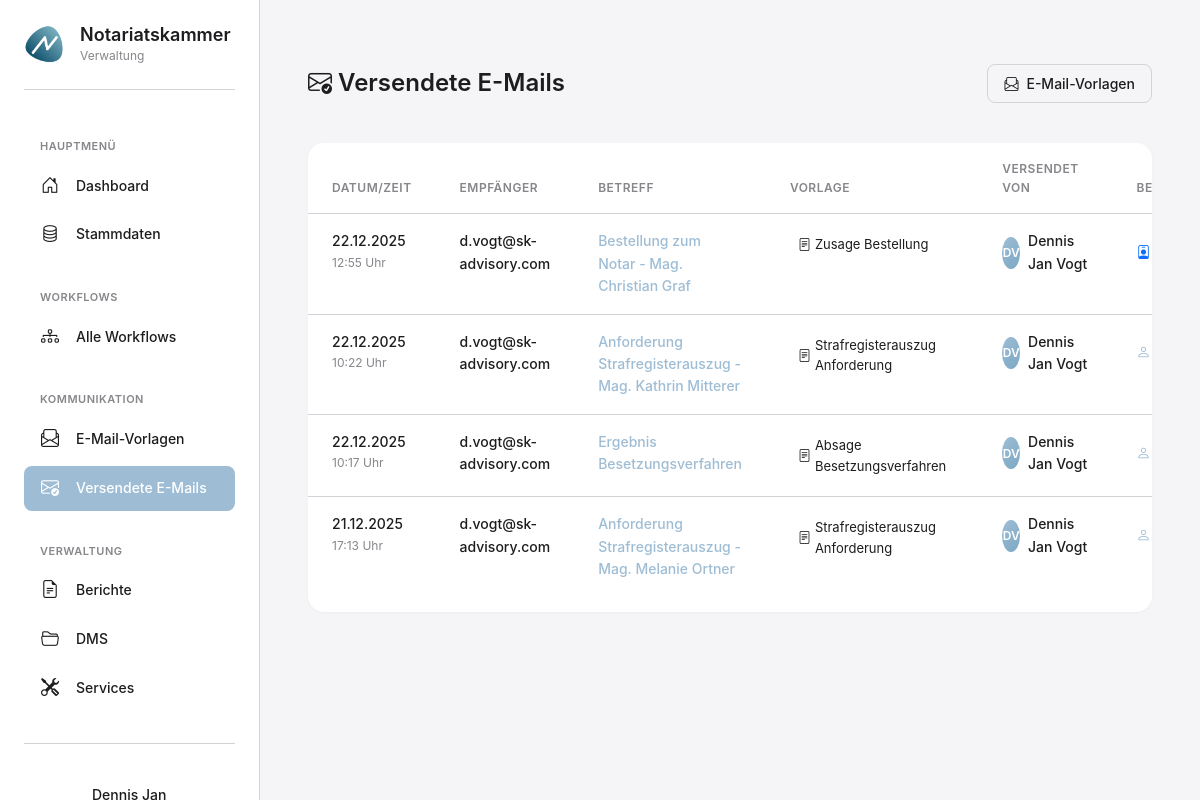
Before: /emails/gesendet/ (signed in) with the older database file.
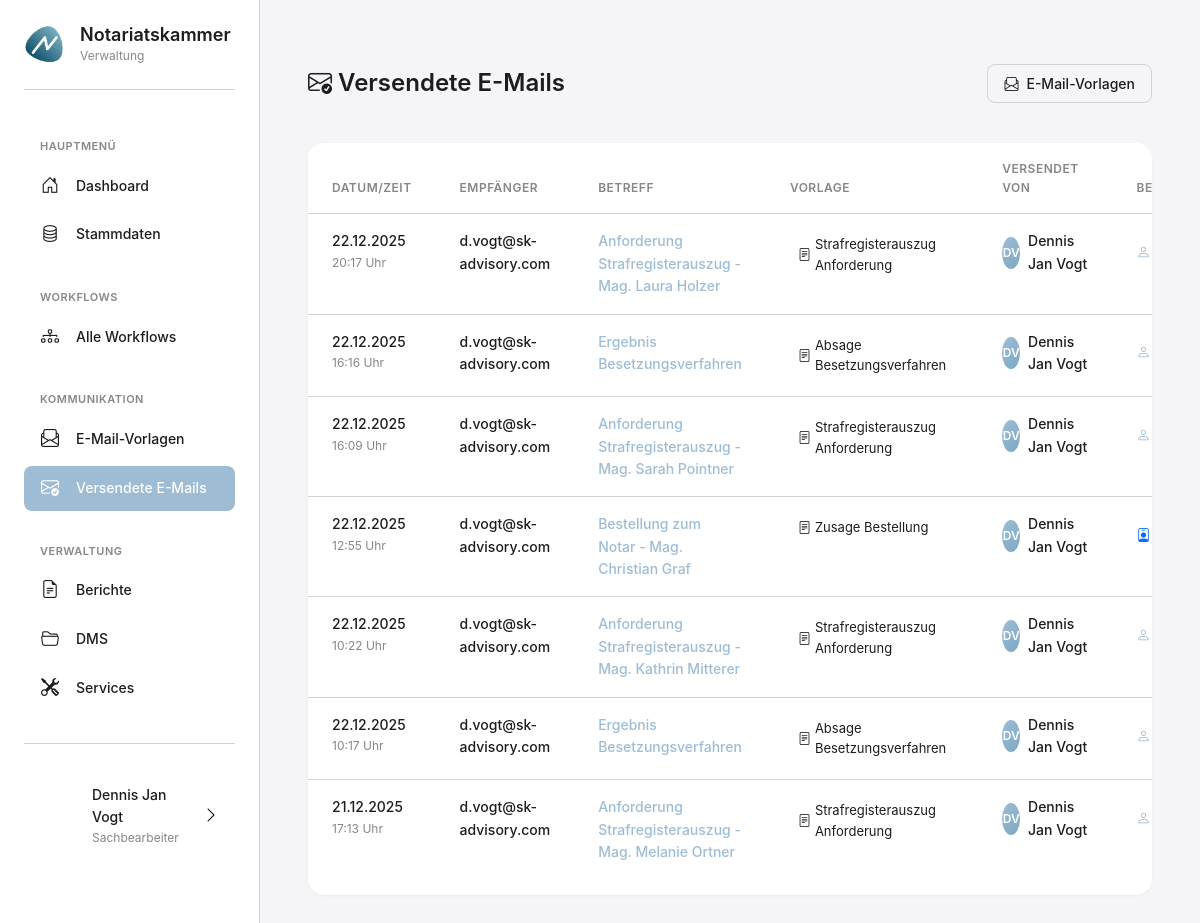
After: the same page with the newer database file.
### apps/emails/models.py (models this page shows, shortened)
class GesendeteEmail(models.Model):
    vorlage = models.ForeignKey(
        EmailVorlage,
        on_delete=models.SET_NULL,
        null=True,
        blank=True,
        verbose_name='Verwendete Vorlage'
    )
    gesendet_von = models.ForeignKey(
        settings.AUTH_USER_MODEL,
        on_delete=models.SET_NULL,
        null=True,
        verbose_name='Gesendet von'
    )
    empfaenger = models.EmailField(verbose_name='Empfänger')
    cc_empfaenger = models.CharField(
        max_length=500,
        blank=True,
        verbose_name='CC-Empfänger'
    )
    betreff = models.CharField(max_length=200, verbose_name='Betreff')
    nachricht = models.TextField(verbose_name='Nachricht')
    notar = models.ForeignKey(
        'personen.Notar',
        on_delete=models.SET_NULL,
        null=True,
        blank=True,
        related_name='gesendete_emails',
        verbose_name='Notar'
    )
    anwaerter = models.ForeignKey(
        'personen.NotarAnwaerter',
        on_delete=models.SET_NULL,
        null=True,
        blank=True,
        related_name='gesendete_emails',
        verbose_name='Kandidat'
    )
    anhaenge = models.ManyToManyField(
        'services.Dokument',
        blank=True,
        related_name='versendungen',
        verbose_name='Anhänge'
    )
    service_ausfuehrung = models.ForeignKey(
        'services.ServiceAusfuehrung',
        on_delete=models.SET_NULL,
        null=True,
        blank=True,
        related_name='gesendete_emails',
        verbose_name='Service-Ausführung'
    )
    erfolgreich = models.BooleanField(
        default=True,
        verbose_name='Erfolgreich gesendet'
    )
    fehler = models.TextField(
        blank=True,
        verbose_name='Fehlermeldung'
    )
    gesendet_am = models.DateTimeField(auto_now_add=True, verbose_name='Gesendet am')
    class Meta:
        verbose_name = 'Gesendete E-Mail'
        verbose_name_plural = 'Gesendete E-Mails'
        ordering = ['-gesendet_am']

class EmailVorlage(models.Model):
    KATEGORIE_CHOICES = [
        ('strafregister', 'Strafregisterauszug'),
        ('bestellung', 'Bestellungsverfahren'),
        ('zulassung', 'Zulassungsverfahren'),
        ('aufsicht', 'Aufsichtsangelegenheiten'),
        ('allgemein', 'Allgemein'),
        ('sonstiges', 'Sonstiges'),
    ]
    name = models.CharField(
        max_length=200,
        verbose_name='Name der Vorlage',
        help_text='z.B. "Anfrage Strafregisterauszug"'
    )
    workflow_typ = models.ForeignKey(
        'workflows.WorkflowTyp',
        on_delete=models.SET_NULL,
        null=True,
        blank=True,
        related_name='email_vorlagen',
        verbose_name='Workflow-Typ',
        help_text='Zuordnung zu einem Workflow (leer = Allgemeine Vorlage)'
    )
    kategorie = models.CharField(
        max_length=50,
        choices=KATEGORIE_CHOICES,
        default='allgemein',
        verbose_name='Kategorie'
    )
    betreff = models.CharField(
        max_length=200,
        verbose_name='E-Mail-Betreff'
    )
    nachricht = models.TextField(
        verbose_name='E-Mail-Text',
        help_text='Platzhalter: {vorname}, {nachname}, {titel}, {notar_id}, {anwaerter_id}, {notarstelle}'
    )
    standard_empfaenger = models.EmailField(
        verbose_name='Standard-Empfänger',
        help_text='Standard-E-Mail-Adresse, an die diese Vorlage gesendet wird'
    )
    cc_empfaenger = models.CharField(
        max_length=500,
        blank=True,
        verbose_name='CC-Empfänger',
        help_text='Mehrere E-Mail-Adressen mit Komma trennen'
    )
    ist_aktiv = models.BooleanField(
        default=True,
        verbose_name='Aktiv'
    )
    standard_anhaenge = models.ManyToManyField(
        'services.Dokument',
        blank=True,
        related_name='email_vorlagen',
        verbose_name='Standard-Anhänge',
        help_text='Dokumente die standardmäßig angehängt werden'
    )
    erstellt_am = models.DateTimeField(auto_now_add=True)
    aktualisiert_am = models.DateTimeField(auto_now=True)
    class Meta:
        verbose_name = 'E-Mail-Vorlage'
        verbose_name_plural = 'E-Mail-Vorlagen'
        ordering = ['kategorie', 'name']

### apps/benutzer/models.py (models this page shows, shortened)
class KammerBenutzer(AbstractUser):
    ROLLEN = [
        ('admin', 'Administrator'),
        ('sachbearbeiter', 'Sachbearbeiter'),
        ('leitung', 'Leitung'),
    ]
    rolle = models.CharField(
        max_length=20,
        choices=ROLLEN,
        default='sachbearbeiter',
        verbose_name='Rolle'
    )
    abteilung = models.CharField(
        max_length=100,
        blank=True,
        verbose_name='Abteilung',
        help_text='z.B. "Zulassungen", "Aufsicht", "Allgemein"'
    )
    telefon = models.CharField(
        max_length=50,
        blank=True,
        verbose_name='Telefon'
    )
    profilbild = models.ImageField(
        upload_to='profilbilder/',
        blank=True,
        null=True,
        verbose_name='Profilbild',
        help_text='Profilbild des Benutzers'
    )
    class Meta:
        verbose_name = 'Kammermitarbeiter'
        verbose_name_plural = 'Kammermitarbeiter'
        ordering = ['last_name', 'first_name']

### apps/emails/views.py (the view)
# urls.py: path('gesendet/', views.gesendete_emails_view, name='gesendete_emails'),
@login_required
def gesendete_emails_view(request):
    emails = GesendeteEmail.objects.select_related(
        'vorlage', 'gesendet_von', 'notar', 'anwaerter'
    ).order_by('-gesendet_am')
    stats = {
        'total': emails.count(),
        'erfolgreich': emails.filter(erfolgreich=True).count(),
        'fehlgeschlagen': emails.filter(erfolgreich=False).count(),
    }
    context = {
        'emails': emails,
        'stats': stats,
    }
    return render(request, 'emails/gesendete_emails.html', context)

### templates/emails/gesendete_emails.html (shortened to what this page needs)
{% extends 'base_modern.html' %}
{% load static %}
{% block content %}
<div style="display: flex; align-items: center; justify-content: space-between; padding: 16px 0; margin-bottom: 24px;">
    <div>
        <h1 style="font-size: 24px; font-weight: 600; margin: 0;">
            <i class="bi bi-envelope-check"></i> Versendete E-Mails
        </h1>
    </div>
    <div>
        <a href="{% url 'vorlagen_liste' %}" class="btn btn-secondary" style="padding: 8px 16px;">
            <i class="bi bi-envelope-paper"></i>
            E-Mail-Vorlagen
        </a>
    </div>
</div>
<div class="table-container">
    <table class="table">
        <thead>
            <tr>
                <th>Datum/Zeit</th>
                <th>Empfänger</th>
                <th>Betreff</th>
                <th>Vorlage</th>
                <th>Versendet von</th>
                <th>Bezug</th>
            </tr>
        </thead>
        <tbody>
            {% if emails %}
                {% for email in emails %}
                <tr>
                    <td>
                        <div style="font-weight: 500;">
                            {{ email.gesendet_am|date:"d.m.Y" }}
                        </div>
                        <div style="font-size: 12px; color: var(--text-secondary);">
                            {{ email.gesendet_am|date:"H:i" }} Uhr
                        </div>
                    </td>
                    <td>
                        <div style="font-weight: 500;">
                            {{ email.empfaenger }}
                        </div>
                    </td>
                    <td>
                        <div style="max-width: 300px;">
                            <a href="{% url 'gesendete_email_detail' email_id=email.id %}" style="text-decoration: none; color: var(--primary-color); font-weight: 500;">
                                {{ email.betreff|truncatechars:60 }}
                            </a>
                        </div>
                    </td>
                    <td>
                        {% if email.vorlage %}
                            <span style="display: inline-flex; align-items: center; gap: 4px; padding: 4px 8px; background-color: var(--bg-secondary); border-radius: 4px; font-size: 13px;">
                                <i class="bi bi-file-text"></i>
                                {{ email.vorlage.name }}
                            </span>
                        {% else %}
                            <span style="color: var(--text-secondary); font-size: 13px;">
                                <i class="bi bi-pencil"></i> Manuell
                            </span>
                        {% endif %}
                    </td>
                    <td>
                        <div style="display: flex; align-items: center; gap: 8px;">
                            <div style="width: 32px; height: 32px; border-radius: 50%; background: linear-gradient(135deg, var(--primary-color), #7BA8C4); display: flex; align-items: center; justify-content: center; color: white; font-weight: 600; font-size: 12px;">
                                {{ email.gesendet_von.first_name.0|default:email.gesendet_von.username.0|upper }}{{ email.gesendet_von.last_name.0|default:""|upper }}
                            </div>
                            <div>
                                <div style="font-weight: 500; font-size: 14px;">
                                    {{ email.gesendet_von.get_full_name|default:email.gesendet_von.username }}
                                </div>
                            </div>
                        </div>
                    </td>
                    <td>
                        {% if email.notar %}
                            <a href="{% url 'notar_detail' notar_id=email.notar.notar_id %}" style="display: inline-flex; align-items: center; gap: 4px; text-decoration: none;">
                                <i class="bi bi-person-badge" style="color: var(--primary-orange);"></i>
                            </a>
                        {% elif email.anwaerter %}
                            <a href="{% url 'anwaerter_detail' anwaerter_id=email.anwaerter.anwaerter_id %}" style="display: inline-flex; align-items: center; gap: 4px; text-decoration: none;">
                                <i class="bi bi-person" style="color: var(--secondary-blue);"></i>
                            </a>
                        {% else %}
                            <span style="color: var(--text-secondary); font-size: 13px;">-</span>
                        {% endif %}
                    </td>
                </tr>
                {% endfor %}
            {% endif %}
        </tbody>
    </table>
</div>
{% endblock %}

### templates/base_modern.html (shortened to what this page needs)
{% load static %}
<!DOCTYPE html>
<html lang="de">
<head>
    <link href="https://cdn.jsdelivr.net/npm/bootstrap@5.3.0/dist/css/bootstrap.min.css" rel="stylesheet">
    <link rel="stylesheet" href="https://cdn.jsdelivr.net/npm/bootstrap-icons@1.11.3/font/bootstrap-icons.min.css">
    <link rel="stylesheet" href="{% static 'css/modern-style.css' %}">
</head>
<body>
    <aside class="sidebar">
        <a href="{% url 'dashboard' %}" class="sidebar-logo" style="text-decoration: none; color: inherit; cursor: pointer;">
            <div class="sidebar-logo-icon">
                <img src="{% static 'images/logo.png' %}" alt="Notariatskammer Logo" style="width: 100%; height: 100%; object-fit: contain;">
            </div>
            <div class="sidebar-logo-text">
                <h1>Notariatskammer</h1>
                <p>Verwaltung</p>
            </div>
        </a>
        <nav class="sidebar-nav">
            <div class="sidebar-nav-section">
                <div class="sidebar-nav-section-title">Hauptmenü</div>
                <ul>
                    <li class="sidebar-nav-item">
                        <a href="{% url 'dashboard' %}" class="sidebar-nav-link {% if request.resolver_match.url_name == 'dashboard' %}active{% endif %}">
                            <i class="bi bi-house-door"></i>
                            <span>Dashboard</span>
                        </a>
                    </li>
                    <li class="sidebar-nav-item">
                        <button type="button" class="sidebar-nav-link {% if 'stammdaten' in request.path %}active{% endif %}" onclick="openStammdatenModal()">
                            <i class="bi bi-database"></i>
                            <span>Stammdaten</span>
                        </button>
                    </li>
                </ul>
            </div>
            <div class="sidebar-nav-section">
                <div class="sidebar-nav-section-title">Workflows</div>
                <ul>
                    <li class="sidebar-nav-item">
                        <a href="{% url 'workflow_liste' %}" class="sidebar-nav-link {% if 'workflows' in request.path and 'workflow_liste' in request.resolver_match.url_name %}active{% endif %}">
                            <i class="bi bi-diagram-3"></i>
                            <span>Alle Workflows</span>
                        </a>
                    </li>
                </ul>
            </div>
            <div class="sidebar-nav-section">
                <div class="sidebar-nav-section-title">Kommunikation</div>
                <ul>
                    <li class="sidebar-nav-item">
                        <a href="{% url 'vorlagen_liste' %}" class="sidebar-nav-link {% if 'vorlagen' in request.path %}active{% endif %}">
                            <i class="bi bi-envelope-paper"></i>
                            <span>E-Mail-Vorlagen</span>
                        </a>
                    </li>
                    <li class="sidebar-nav-item">
                        <a href="{% url 'gesendete_emails' %}" class="sidebar-nav-link {% if 'gesendete_emails' in request.resolver_match.url_name %}active{% endif %}">
                            <i class="bi bi-envelope-check"></i>
                            <span>Versendete E-Mails</span>
                        </a>
                    </li>
                </ul>
            </div>
            <div class="sidebar-nav-section">
                <div class="sidebar-nav-section-title">Verwaltung</div>
                <ul>
                    <li class="sidebar-nav-item">
                        <a href="{% url 'berichte_uebersicht' %}" class="sidebar-nav-link {% if 'berichte' in request.path %}active{% endif %}">
                            <i class="bi bi-file-earmark-text"></i>
                            <span>Berichte</span>
                        </a>
                    </li>
                    <li class="sidebar-nav-item">
                        <a href="/dms/" class="sidebar-nav-link {% if 'dms' in request.path %}active{% endif %}">
                            <i class="bi bi-folder2-open"></i>
                            <span>DMS</span>
                        </a>
                    </li>
                    <li class="sidebar-nav-item">
                        <a href="{% url 'service_katalog' %}" class="sidebar-nav-link {% if 'services' in request.path %}active{% endif %}">
                            <i class="bi bi-tools"></i>
                            <span>Services</span>
                        </a>
                    </li>
                </ul>
            </div>
        </nav>
        <div class="user-menu">
            <button class="user-menu-button" type="button" onclick="toggleUserProfileMenu(event)">
                <div class="user-avatar" {% if user.profilbild %}style="background-image: url('{{ user.profilbild.url }}'); background-size: cover; background-position: center; font-size: 0;"{% endif %}>
                </div>
                <div class="user-info">
                    <div class="user-name">{{ user.get_full_name|default:user.username }}</div>
                    <div class="user-role">{{ user.get_rolle_display|default:"Benutzer" }}</div>
                </div>
                <i class="bi bi-chevron-right"></i>
            </button>
        </div>
    </aside>
    <main class="main-content">
        {% block content %}{% endblock %}
    </main>
</body>
</html>

Changed rows visible on the page:
now on this page (row unchanged): KammerBenutzer: get_full_name "Dennis Jan Vogt", rolle "Sachbearbeiter"
added GesendeteEmail: gesendet_am "22.12.2025", gesendet_am "20:17", empfaenger "d.vogt@sk-advisory.com", betreff "Anforderung Strafregisterauszug - Mag. Laura Holzer", vorlage.name "Strafregisterauszug Anforderung", gesendet_von.first_name.0 "D", gesendet_von.last_name.0 "V", gesendet_von.get_full_name "Dennis Jan Vogt"
added GesendeteEmail: gesendet_am "22.12.2025", gesendet_am "16:16", empfaenger "d.vogt@sk-advisory.com", betreff "Ergebnis Besetzungsverfahren", vorlage.name "Absage Besetzungsverfahren", gesendet_von.first_name.0 "D", gesendet_von.last_name.0 "V", gesendet_von.get_full_name "Dennis Jan Vogt"
added GesendeteEmail: gesendet_am "22.12.2025", gesendet_am "16:09", empfaenger "d.vogt@sk-advisory.com", betreff "Anforderung Strafregisterauszug - Mag. Sarah Pointner", vorlage.name "Strafregisterauszug Anforderung", gesendet_von.first_name.0 "D", gesendet_von.last_name.0 "V", gesendet_von.get_full_name "Dennis Jan Vogt"
